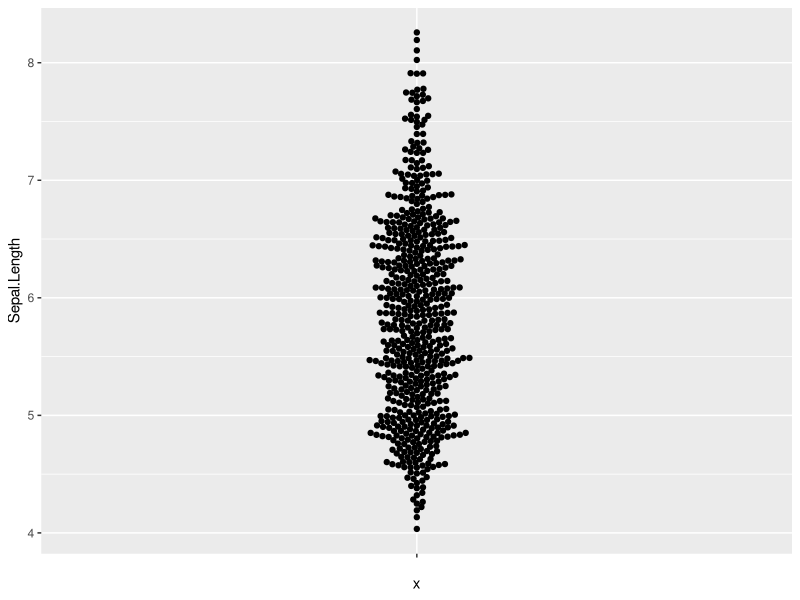
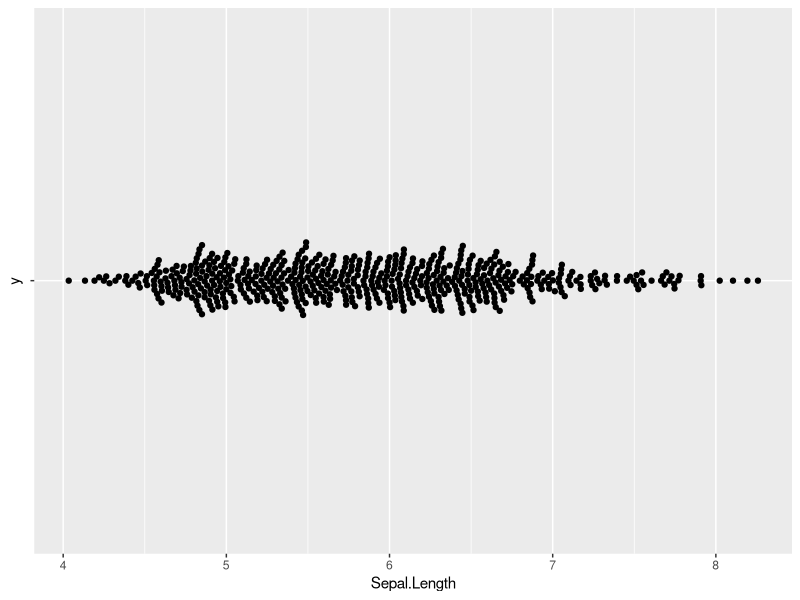
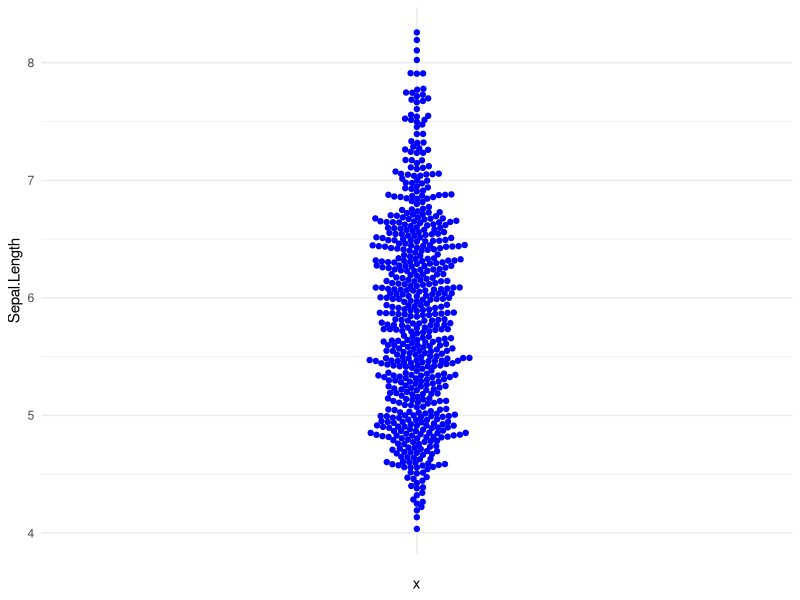
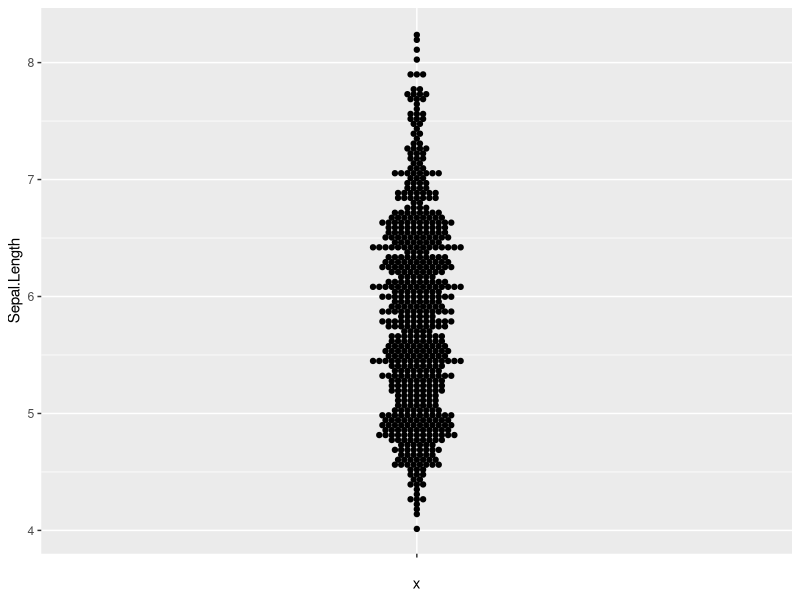

The R source for these figures, in order:
# gloss bench figure gallery-019
# source: 373-basic-beeswarm-with-ggbeeswarm.Rmd (gallery)
# Frozen by bench/R/harvest.R: code up to the chosen figure; see meta.json.
# ---- chunk 1 ----
knitr::opts_chunk$set( warning=FALSE, message=FALSE, fig.align='center')
# ---- chunk 2 ----
# # install.packages("ggbeeswarm") # [bench: install call removed]
library(ggbeeswarm)
library(ggplot2)
# ---- chunk 3 ----
data(iris)
# ---- chunk 4 ----
iris <- do.call(rbind, replicate(4, iris, simplify = FALSE))
iris$Sepal.Length <- iris$Sepal.Length + rnorm(nrow(iris), 0, 0.2)
# ---- chunk 5 ----
ggplot(iris,aes(y=Sepal.Length,x='')) +
  geom_beeswarm()
# ---- chunk 6 ----
ggplot(iris,aes(x=Sepal.Length,y='')) +
  geom_beeswarm()
# ---- chunk 7 ----
ggplot(iris,aes(y=Sepal.Length,x='')) +
  geom_beeswarm(color='blue') +
  theme_minimal()
# ---- chunk 8 ----
ggplot(iris,aes(y=Sepal.Length,x='')) +
  geom_beeswarm(method='center')
